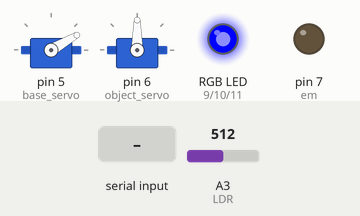
Bench run of a sketch on a simulated Arduino Uno, built with avr-gcc and run on an emulated ATmega328P. On the bench: 2 × servo, an RGB LED mixed from three pins (HIGH = lit), output pins drawn as LEDs (lit = HIGH). Inputs (shaded band) come from the test bench; at power-on: A3 (LDR) = 512. What the sketch prints to the serial monitor is not drawn.

Above: at 1.2 s.
1.3 s: "O" received over Serial
At 2.0 s:
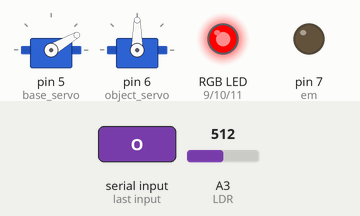
At 2.8 s:
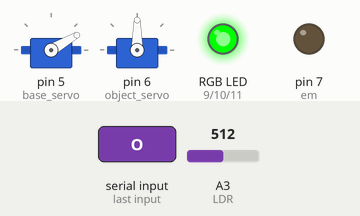
Timing chart, 0 to 46.7 s (numbered marks = the images above; inputs shaded):
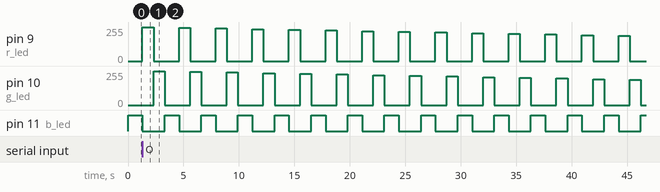

The sketch:

Mechatronics_Lab_Project2.ino
```cpp
#include <LiquidCrystal.h>
#include<Servo.h>
LiquidCrystal lcd(2,3,4,8,12,13);
Servo myservo;
int clock_pin =2;
int datapin =3;
class Robot
{

  public:
  Servo base_servo;
  Servo object_servo;
  int r_led, g_led, b_led, em, LDR;
  Robot()
  {
    base_servo.attach(5);
    object_servo.attach(6);

    r_led = 9;
    pinMode(r_led, OUTPUT);

    b_led = 11;
    pinMode(b_led, OUTPUT);

    g_led = 10;
    pinMode(g_led, OUTPUT);

    em = 7;
    pinMode(em, OUTPUT);
    LDR = A3;
    Serial.begin(9600);
    Serial.println("Have completed initialization");
    base_servo.write(30);
  }
  void loop_led(int *led_values, int *arr);
  void print_lcd(int *values);
  void find_max_value(int *ldr, int *arr);
  void modify_intensity(int *max_value, int *led_val);
  int check_val(int *ldr_values);
  void glow_led(int colour);
  int sweep();
};

void Robot::loop_led(int* led_values, int *arr)
{
    analogWrite(r_led, led_values[0]);
    analogWrite(g_led, 0);
    analogWrite(b_led, 0);
    delay(150);
    int sum = analogRead(LDR);
    delay(150);
    sum =sum + analogRead(LDR);
    delay(150);
    sum =sum + analogRead(LDR);
    arr[0] = sum/3;
    Serial.print("IN LOOP_LED : ");
    Serial.print(arr[0]);
    delay(550);

    analogWrite(r_led, 0);
    analogWrite(g_led, led_values[1]);
    analogWrite(b_led, 0);
    delay(150);
    sum = analogRead(LDR);
    delay(150);
    sum =sum + analogRead(LDR);
    delay(150);
    sum =sum + analogRead(LDR);
    arr[1] = sum/3;
    arr[1] = analogRead(LDR);
    Serial.print(" IN LOOP_LED : ");
    Serial.print(arr[1]);
    delay(550);

    analogWrite(r_led, 0);
    analogWrite(g_led, 0);
    analogWrite(b_led, led_values[2]);
    delay(150);
    sum = analogRead(LDR);
    delay(150);
    sum =sum + analogRead(LDR);
    delay(150);
    sum =sum + analogRead(LDR);
    arr[2] = sum/3;
    arr[2] = analogRead(LDR);
    Serial.print(" IN LOOP_LED : ");
    Serial.println(arr[2]);
    delay(850);
}

void Robot::find_max_value(int *ldr, int *arr)
{
  if(ldr[0] > ldr[1])
  {
    if(ldr[0] > ldr[2])
    {
      arr[0] = ldr[0];
      arr[1] = 0;
    }
    else
    {
      arr[0] = ldr[2];
      arr[1] = 2;

    }
  }
  else
  {
    if(ldr[1] > ldr[2])
    {
      arr[0] = ldr[1];
      arr[1] = 1;
    }
    else
    {
      arr[0] = ldr[2];
      arr[1] = 2;

    }

  }
}
void Robot::modify_intensity(int * max_val, int *led_val)
{
  if(max_val[1] == 0)
  {
    led_val[1] = led_val[1] - 5;
    led_val[2] = led_val[2] - 5;
  }
  if(max_val[1] == 1)
  {
    led_val[0] = led_val[0] - 5;
    led_val[2] = led_val[2] - 5;
  }
  if(max_val[1] == 2)
  {
    led_val[0] = led_val[0] - 5;
    led_val[1] = led_val[1] - 5;
  }
}
int Robot::check_val(int *ldr_values)
{
  int i = 0;
  int max_val = -1;
  int min_val = 500;
  while(i<3)
  {
    if(ldr_values[i] > max_val)
    {
      max_val = ldr_values[i];
    }
    if(ldr_values[i] < min_val)
    {
      min_val = ldr_values[i];
    }
    i++;
  }
  if(max_val - min_val > 10)
  {
    return 1;
  }
  else
  {
    return 0;
  }

}
void Robot::glow_led(int colour)
{
  if(colour == 0)
  {
    digitalWrite(r_led, HIGH);
    digitalWrite(g_led, LOW);
    digitalWrite(b_led, LOW);
  }
   if(colour == 1)
  {
    digitalWrite(r_led, LOW);
    digitalWrite(g_led, HIGH);
    digitalWrite(b_led, LOW);
  }
   if(colour == 2)
  {
    digitalWrite(r_led, LOW);
    digitalWrite(g_led, LOW);
    digitalWrite(b_led, HIGH);
  }
}
int Robot::sweep()
{
  base_servo.write(30);
  int lowest = 1000;
  int i = 0;
  int lowest_servo = 0;
  while(i < 150)
  {
    int current_val = analogRead(LDR);
    if(current_val < lowest)
    {
      lowest = current_val;
      lowest_servo = base_servo.read();
    }
    base_servo.write(i);
    i++;
    delay(100);
  }
  return lowest_servo;
}
//void Robot::print_lcd(int *ldr)
//{
//  lcd.clear();
//  lcd.print("Hello World");
//  lcd.display();
//}
Robot r1;
void setup() {
  // put your setup code here, to run once:
  Serial.begin(9600);
  Serial.println("Please enter auto or manual");

}
int state = 0;
int led_val[3] = {255, 255, 255};
int incoming_byte;
int count  =0;
int max_val[2];
int start_colour = 0;
int end_colour = 0;
int lowest_servo = 0;
int i = 30;
void loop()
{
  r1.glow_led(2);
  if(state == 0   && Serial.available())
  {
    incoming_byte = Serial.read();
  }
  if(incoming_byte == 79 && state == 0)
  {
    state = 1;
  }
  if(incoming_byte == 76 && state == 0)
  {
    state = 2;
  }

  if(state == 1) // This is auto_calibration_state
  {

    int ldr[3];
    r1.loop_led(led_val, ldr);
    Serial.println();
    r1.find_max_value(ldr, max_val);
    r1.modify_intensity(max_val, led_val);
    if(r1.check_val(ldr))
    {
     state = 1;
    }
    else
    {
      Serial.println("Auto calibration Complete");
      state = 3;
    }
  }
  if (state == 2) // This is manual_calibration_state
  {
    Serial.println("PLease type done when done");
    int ldr[3];
    r1.loop_led(led_val, ldr);
    lcd.clear();
    lcd.print("R:");
    lcd.print(ldr[0]);
    lcd.print("G:");
    lcd.print(ldr[1]);
    lcd.print("B:");
    lcd.print(ldr[2]);
    lcd.display();
  }

}
```

Measured:
- after the input at 1.3 s, pin 9 (r_led), pin 10 (g_led): ramps from 0/255 to 255/255 and jumps back, once every 3.3 s; pin 11 (b_led): alternates HIGH for 1.3 s and LOW for 2.0 s, starting at once
